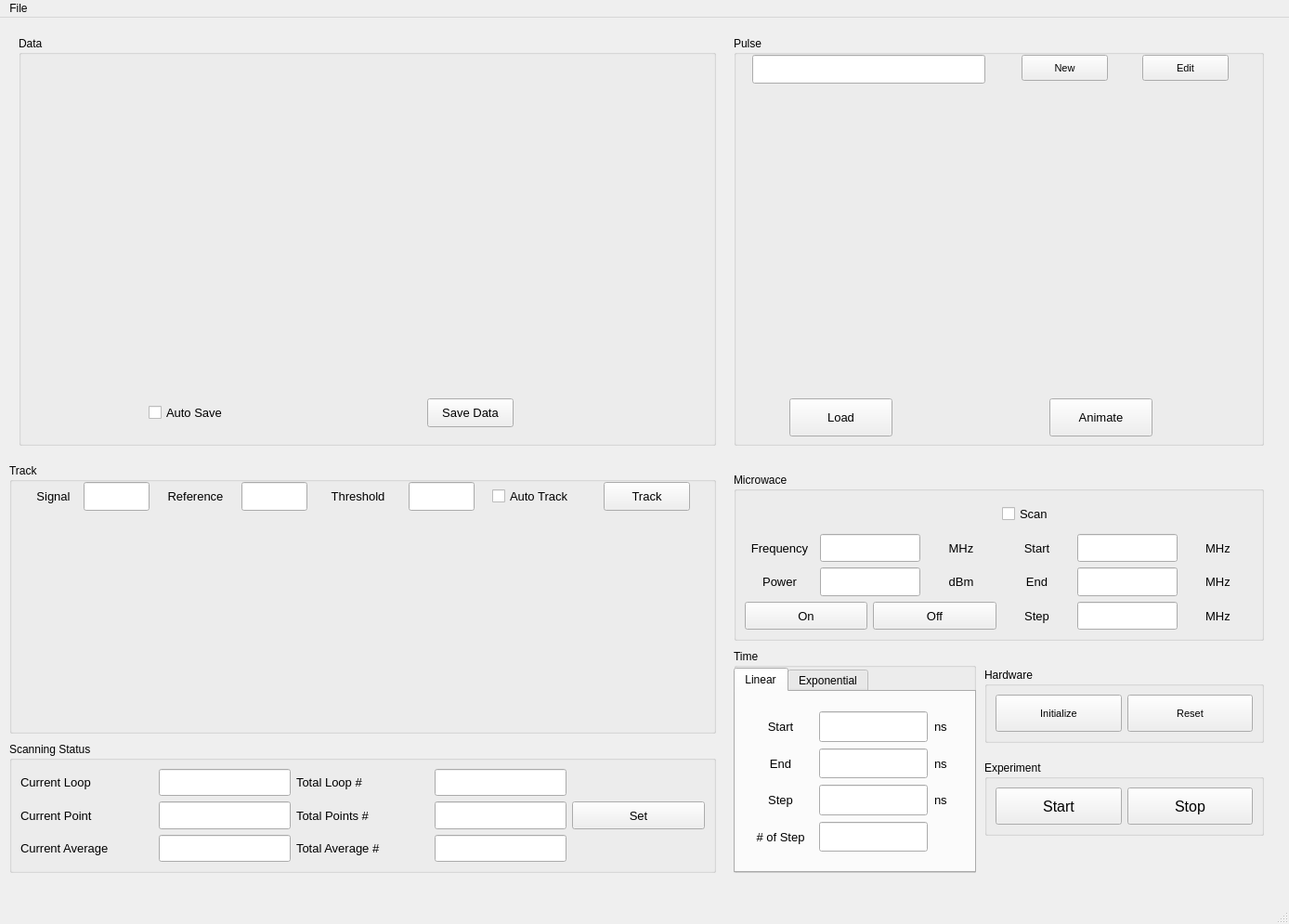
<?xml version="1.0" encoding="UTF-8"?>
<ui version="4.0">
 <class>MainWindow</class>
 <widget class="QMainWindow" name="MainWindow">
  <property name="geometry">
   <rect>
    <x>0</x>
    <y>0</y>
    <width>1388</width>
    <height>995</height>
   </rect>
  </property>
  <property name="sizePolicy">
   <sizepolicy hsizetype="Expanding" vsizetype="Expanding">
    <horstretch>0</horstretch>
    <verstretch>0</verstretch>
   </sizepolicy>
  </property>
  <property name="windowTitle">
   <string>MainWindow</string>
  </property>
  <widget class="QWidget" name="centralwidget">
   <widget class="QGroupBox" name="DataGroup">
    <property name="enabled">
     <bool>true</bool>
    </property>
    <property name="geometry">
     <rect>
      <x>20</x>
      <y>20</y>
      <width>751</width>
      <height>441</height>
     </rect>
    </property>
    <property name="sizePolicy">
     <sizepolicy hsizetype="Expanding" vsizetype="Expanding">
      <horstretch>0</horstretch>
      <verstretch>0</verstretch>
     </sizepolicy>
    </property>
    <property name="mouseTracking">
     <bool>false</bool>
    </property>
    <property name="title">
     <string>Data</string>
    </property>
    <property name="checkable">
     <bool>false</bool>
    </property>
    <widget class="QWidget" name="widgetScanData" native="true">
     <property name="geometry">
      <rect>
       <x>19</x>
       <y>29</y>
       <width>701</width>
       <height>351</height>
      </rect>
     </property>
     <property name="sizePolicy">
      <sizepolicy hsizetype="Expanding" vsizetype="Expanding">
       <horstretch>0</horstretch>
       <verstretch>0</verstretch>
      </sizepolicy>
     </property>
    </widget>
    <widget class="QPushButton" name="pbSaveData">
     <property name="geometry">
      <rect>
       <x>440</x>
       <y>390</y>
       <width>93</width>
       <height>31</height>
      </rect>
     </property>
     <property name="sizePolicy">
      <sizepolicy hsizetype="Expanding" vsizetype="Expanding">
       <horstretch>0</horstretch>
       <verstretch>0</verstretch>
      </sizepolicy>
     </property>
     <property name="font">
      <font>
       <pointsize>10</pointsize>
      </font>
     </property>
     <property name="text">
      <string>Save Data</string>
     </property>
    </widget>
    <widget class="QCheckBox" name="checkBoxAutoSave">
     <property name="geometry">
      <rect>
       <x>140</x>
       <y>390</y>
       <width>111</width>
       <height>31</height>
      </rect>
     </property>
     <property name="sizePolicy">
      <sizepolicy hsizetype="Expanding" vsizetype="Expanding">
       <horstretch>0</horstretch>
       <verstretch>0</verstretch>
      </sizepolicy>
     </property>
     <property name="font">
      <font>
       <pointsize>10</pointsize>
      </font>
     </property>
     <property name="text">
      <string>Auto Save</string>
     </property>
    </widget>
   </widget>
   <widget class="QGroupBox" name="TrackingGroup">
    <property name="geometry">
     <rect>
      <x>10</x>
      <y>480</y>
      <width>761</width>
      <height>291</height>
     </rect>
    </property>
    <property name="sizePolicy">
     <sizepolicy hsizetype="Expanding" vsizetype="Expanding">
      <horstretch>0</horstretch>
      <verstretch>0</verstretch>
     </sizepolicy>
    </property>
    <property name="title">
     <string>Track</string>
    </property>
    <widget class="QPushButton" name="pbTrack">
     <property name="geometry">
      <rect>
       <x>640</x>
       <y>20</y>
       <width>93</width>
       <height>31</height>
      </rect>
     </property>
     <property name="sizePolicy">
      <sizepolicy hsizetype="Expanding" vsizetype="Expanding">
       <horstretch>0</horstretch>
       <verstretch>0</verstretch>
      </sizepolicy>
     </property>
     <property name="font">
      <font>
       <pointsize>10</pointsize>
      </font>
     </property>
     <property name="text">
      <string>Track</string>
     </property>
    </widget>
    <widget class="QCheckBox" name="checkBoxAutoTrack">
     <property name="geometry">
      <rect>
       <x>520</x>
       <y>20</y>
       <width>111</width>
       <height>31</height>
      </rect>
     </property>
     <property name="sizePolicy">
      <sizepolicy hsizetype="Expanding" vsizetype="Expanding">
       <horstretch>0</horstretch>
       <verstretch>0</verstretch>
      </sizepolicy>
     </property>
     <property name="font">
      <font>
       <pointsize>10</pointsize>
       <weight>50</weight>
       <italic>false</italic>
       <bold>false</bold>
      </font>
     </property>
     <property name="autoFillBackground">
      <bool>false</bool>
     </property>
     <property name="text">
      <string>Auto Track</string>
     </property>
    </widget>
    <widget class="QLabel" name="label_15">
     <property name="geometry">
      <rect>
       <x>20</x>
       <y>20</y>
       <width>55</width>
       <height>31</height>
      </rect>
     </property>
     <property name="sizePolicy">
      <sizepolicy hsizetype="Expanding" vsizetype="Expanding">
       <horstretch>0</horstretch>
       <verstretch>0</verstretch>
      </sizepolicy>
     </property>
     <property name="font">
      <font>
       <pointsize>10</pointsize>
      </font>
     </property>
     <property name="text">
      <string>Signal</string>
     </property>
     <property name="alignment">
      <set>Qt::AlignCenter</set>
     </property>
    </widget>
    <widget class="QLabel" name="label_16">
     <property name="geometry">
      <rect>
       <x>160</x>
       <y>20</y>
       <width>81</width>
       <height>31</height>
      </rect>
     </property>
     <property name="sizePolicy">
      <sizepolicy hsizetype="Expanding" vsizetype="Expanding">
       <horstretch>0</horstretch>
       <verstretch>0</verstretch>
      </sizepolicy>
     </property>
     <property name="font">
      <font>
       <pointsize>10</pointsize>
      </font>
     </property>
     <property name="text">
      <string>Reference</string>
     </property>
     <property name="alignment">
      <set>Qt::AlignCenter</set>
     </property>
    </widget>
    <widget class="QLabel" name="label_17">
     <property name="geometry">
      <rect>
       <x>340</x>
       <y>20</y>
       <width>71</width>
       <height>31</height>
      </rect>
     </property>
     <property name="sizePolicy">
      <sizepolicy hsizetype="Expanding" vsizetype="Expanding">
       <horstretch>0</horstretch>
       <verstretch>0</verstretch>
      </sizepolicy>
     </property>
     <property name="font">
      <font>
       <pointsize>10</pointsize>
      </font>
     </property>
     <property name="text">
      <string>Threshold</string>
     </property>
     <property name="alignment">
      <set>Qt::AlignCenter</set>
     </property>
    </widget>
    <widget class="QLineEdit" name="leTrackingSignal">
     <property name="enabled">
      <bool>true</bool>
     </property>
     <property name="geometry">
      <rect>
       <x>80</x>
       <y>20</y>
       <width>71</width>
       <height>31</height>
      </rect>
     </property>
     <property name="sizePolicy">
      <sizepolicy hsizetype="Expanding" vsizetype="Expanding">
       <horstretch>0</horstretch>
       <verstretch>0</verstretch>
      </sizepolicy>
     </property>
     <property name="font">
      <font>
       <pointsize>10</pointsize>
      </font>
     </property>
     <property name="acceptDrops">
      <bool>true</bool>
     </property>
     <property name="frame">
      <bool>true</bool>
     </property>
    </widget>
    <widget class="QWidget" name="widgetTrackingPlot" native="true">
     <property name="geometry">
      <rect>
       <x>10</x>
       <y>60</y>
       <width>741</width>
       <height>221</height>
      </rect>
     </property>
     <property name="sizePolicy">
      <sizepolicy hsizetype="Expanding" vsizetype="Expanding">
       <horstretch>0</horstretch>
       <verstretch>0</verstretch>
      </sizepolicy>
     </property>
    </widget>
    <widget class="QLineEdit" name="leTrackingReference">
     <property name="enabled">
      <bool>true</bool>
     </property>
     <property name="geometry">
      <rect>
       <x>250</x>
       <y>20</y>
       <width>71</width>
       <height>31</height>
      </rect>
     </property>
     <property name="sizePolicy">
      <sizepolicy hsizetype="Expanding" vsizetype="Expanding">
       <horstretch>0</horstretch>
       <verstretch>0</verstretch>
      </sizepolicy>
     </property>
     <property name="font">
      <font>
       <pointsize>10</pointsize>
      </font>
     </property>
     <property name="acceptDrops">
      <bool>true</bool>
     </property>
     <property name="frame">
      <bool>true</bool>
     </property>
    </widget>
    <widget class="QLineEdit" name="leTrackingThreshold">
     <property name="enabled">
      <bool>true</bool>
     </property>
     <property name="geometry">
      <rect>
       <x>430</x>
       <y>20</y>
       <width>71</width>
       <height>31</height>
      </rect>
     </property>
     <property name="sizePolicy">
      <sizepolicy hsizetype="Expanding" vsizetype="Expanding">
       <horstretch>0</horstretch>
       <verstretch>0</verstretch>
      </sizepolicy>
     </property>
     <property name="font">
      <font>
       <pointsize>10</pointsize>
      </font>
     </property>
     <property name="acceptDrops">
      <bool>true</bool>
     </property>
     <property name="frame">
      <bool>true</bool>
     </property>
    </widget>
   </widget>
   <widget class="QGroupBox" name="PulseGroup">
    <property name="geometry">
     <rect>
      <x>790</x>
      <y>20</y>
      <width>571</width>
      <height>441</height>
     </rect>
    </property>
    <property name="sizePolicy">
     <sizepolicy hsizetype="Expanding" vsizetype="Expanding">
      <horstretch>0</horstretch>
      <verstretch>0</verstretch>
     </sizepolicy>
    </property>
    <property name="title">
     <string>Pulse</string>
    </property>
    <widget class="QWidget" name="widgetPulseSeqDisplay" native="true">
     <property name="geometry">
      <rect>
       <x>10</x>
       <y>60</y>
       <width>541</width>
       <height>321</height>
      </rect>
     </property>
     <property name="sizePolicy">
      <sizepolicy hsizetype="Expanding" vsizetype="Expanding">
       <horstretch>0</horstretch>
       <verstretch>0</verstretch>
      </sizepolicy>
     </property>
    </widget>
    <widget class="QPushButton" name="pbNewPulseSeq">
     <property name="geometry">
      <rect>
       <x>310</x>
       <y>20</y>
       <width>93</width>
       <height>28</height>
      </rect>
     </property>
     <property name="sizePolicy">
      <sizepolicy hsizetype="Expanding" vsizetype="Expanding">
       <horstretch>0</horstretch>
       <verstretch>0</verstretch>
      </sizepolicy>
     </property>
     <property name="font">
      <font>
       <pointsize>8</pointsize>
      </font>
     </property>
     <property name="text">
      <string>New</string>
     </property>
    </widget>
    <widget class="QPushButton" name="pbLoadPulseSeq">
     <property name="geometry">
      <rect>
       <x>60</x>
       <y>390</y>
       <width>111</width>
       <height>41</height>
      </rect>
     </property>
     <property name="sizePolicy">
      <sizepolicy hsizetype="Expanding" vsizetype="Expanding">
       <horstretch>0</horstretch>
       <verstretch>0</verstretch>
      </sizepolicy>
     </property>
     <property name="font">
      <font>
       <pointsize>10</pointsize>
      </font>
     </property>
     <property name="text">
      <string>Load</string>
     </property>
    </widget>
    <widget class="QPushButton" name="pbEditPulseSeq">
     <property name="geometry">
      <rect>
       <x>440</x>
       <y>20</y>
       <width>93</width>
       <height>28</height>
      </rect>
     </property>
     <property name="sizePolicy">
      <sizepolicy hsizetype="Expanding" vsizetype="Expanding">
       <horstretch>0</horstretch>
       <verstretch>0</verstretch>
      </sizepolicy>
     </property>
     <property name="font">
      <font>
       <pointsize>8</pointsize>
      </font>
     </property>
     <property name="text">
      <string>Edit</string>
     </property>
    </widget>
    <widget class="QPushButton" name="pbAnimateSeq">
     <property name="geometry">
      <rect>
       <x>340</x>
       <y>390</y>
       <width>111</width>
       <height>41</height>
      </rect>
     </property>
     <property name="sizePolicy">
      <sizepolicy hsizetype="Expanding" vsizetype="Expanding">
       <horstretch>0</horstretch>
       <verstretch>0</verstretch>
      </sizepolicy>
     </property>
     <property name="font">
      <font>
       <pointsize>10</pointsize>
      </font>
     </property>
     <property name="text">
      <string>Animate</string>
     </property>
    </widget>
    <widget class="QLineEdit" name="lePulseSeqName">
     <property name="geometry">
      <rect>
       <x>20</x>
       <y>20</y>
       <width>251</width>
       <height>31</height>
      </rect>
     </property>
     <property name="sizePolicy">
      <sizepolicy hsizetype="Expanding" vsizetype="Expanding">
       <horstretch>0</horstretch>
       <verstretch>0</verstretch>
      </sizepolicy>
     </property>
    </widget>
   </widget>
   <widget class="QGroupBox" name="MicrowaveGroup">
    <property name="geometry">
     <rect>
      <x>790</x>
      <y>490</y>
      <width>571</width>
      <height>181</height>
     </rect>
    </property>
    <property name="sizePolicy">
     <sizepolicy hsizetype="Expanding" vsizetype="Expanding">
      <horstretch>0</horstretch>
      <verstretch>0</verstretch>
     </sizepolicy>
    </property>
    <property name="font">
     <font>
      <italic>false</italic>
     </font>
    </property>
    <property name="title">
     <string>Microwace</string>
    </property>
    <layout class="QGridLayout" name="gridLayout">
     <item row="0" column="4">
      <widget class="QCheckBox" name="checkBoxUseScan">
       <property name="sizePolicy">
        <sizepolicy hsizetype="Expanding" vsizetype="Expanding">
         <horstretch>0</horstretch>
         <verstretch>0</verstretch>
        </sizepolicy>
       </property>
       <property name="font">
        <font>
         <pointsize>10</pointsize>
         <weight>50</weight>
         <italic>false</italic>
         <bold>false</bold>
        </font>
       </property>
       <property name="autoFillBackground">
        <bool>false</bool>
       </property>
       <property name="text">
        <string>Scan</string>
       </property>
      </widget>
     </item>
     <item row="1" column="0">
      <widget class="QLabel" name="label_4">
       <property name="sizePolicy">
        <sizepolicy hsizetype="Expanding" vsizetype="Expanding">
         <horstretch>0</horstretch>
         <verstretch>0</verstretch>
        </sizepolicy>
       </property>
       <property name="font">
        <font>
         <pointsize>10</pointsize>
         <italic>false</italic>
        </font>
       </property>
       <property name="text">
        <string>Frequency</string>
       </property>
       <property name="alignment">
        <set>Qt::AlignCenter</set>
       </property>
      </widget>
     </item>
     <item row="1" column="1" colspan="2">
      <widget class="QLineEdit" name="leFixedFreqSetting">
       <property name="sizePolicy">
        <sizepolicy hsizetype="Expanding" vsizetype="Expanding">
         <horstretch>0</horstretch>
         <verstretch>0</verstretch>
        </sizepolicy>
       </property>
      </widget>
     </item>
     <item row="1" column="3">
      <widget class="QLabel" name="label_9">
       <property name="sizePolicy">
        <sizepolicy hsizetype="Expanding" vsizetype="Expanding">
         <horstretch>0</horstretch>
         <verstretch>0</verstretch>
        </sizepolicy>
       </property>
       <property name="font">
        <font>
         <pointsize>10</pointsize>
         <italic>false</italic>
        </font>
       </property>
       <property name="text">
        <string>MHz</string>
       </property>
       <property name="alignment">
        <set>Qt::AlignCenter</set>
       </property>
      </widget>
     </item>
     <item row="1" column="4">
      <widget class="QLabel" name="label">
       <property name="sizePolicy">
        <sizepolicy hsizetype="Expanding" vsizetype="Expanding">
         <horstretch>0</horstretch>
         <verstretch>0</verstretch>
        </sizepolicy>
       </property>
       <property name="font">
        <font>
         <pointsize>10</pointsize>
         <italic>false</italic>
        </font>
       </property>
       <property name="text">
        <string>Start</string>
       </property>
       <property name="alignment">
        <set>Qt::AlignCenter</set>
       </property>
      </widget>
     </item>
     <item row="1" column="5">
      <widget class="QLineEdit" name="leStartFreqSetting">
       <property name="sizePolicy">
        <sizepolicy hsizetype="Expanding" vsizetype="Expanding">
         <horstretch>0</horstretch>
         <verstretch>0</verstretch>
        </sizepolicy>
       </property>
      </widget>
     </item>
     <item row="1" column="6">
      <widget class="QLabel" name="label_6">
       <property name="sizePolicy">
        <sizepolicy hsizetype="Expanding" vsizetype="Expanding">
         <horstretch>0</horstretch>
         <verstretch>0</verstretch>
        </sizepolicy>
       </property>
       <property name="font">
        <font>
         <pointsize>10</pointsize>
         <italic>false</italic>
        </font>
       </property>
       <property name="text">
        <string>MHz</string>
       </property>
       <property name="alignment">
        <set>Qt::AlignCenter</set>
       </property>
      </widget>
     </item>
     <item row="2" column="0">
      <widget class="QLabel" name="label_5">
       <property name="sizePolicy">
        <sizepolicy hsizetype="Expanding" vsizetype="Expanding">
         <horstretch>0</horstretch>
         <verstretch>0</verstretch>
        </sizepolicy>
       </property>
       <property name="font">
        <font>
         <pointsize>10</pointsize>
         <italic>false</italic>
        </font>
       </property>
       <property name="text">
        <string>Power</string>
       </property>
       <property name="alignment">
        <set>Qt::AlignCenter</set>
       </property>
      </widget>
     </item>
     <item row="2" column="1" colspan="2">
      <widget class="QLineEdit" name="leMWPowerSetting">
       <property name="sizePolicy">
        <sizepolicy hsizetype="Expanding" vsizetype="Expanding">
         <horstretch>0</horstretch>
         <verstretch>0</verstretch>
        </sizepolicy>
       </property>
      </widget>
     </item>
     <item row="2" column="3">
      <widget class="QLabel" name="label_10">
       <property name="sizePolicy">
        <sizepolicy hsizetype="Expanding" vsizetype="Expanding">
         <horstretch>0</horstretch>
         <verstretch>0</verstretch>
        </sizepolicy>
       </property>
       <property name="font">
        <font>
         <pointsize>10</pointsize>
         <italic>false</italic>
        </font>
       </property>
       <property name="text">
        <string>dBm</string>
       </property>
       <property name="alignment">
        <set>Qt::AlignCenter</set>
       </property>
      </widget>
     </item>
     <item row="2" column="4">
      <widget class="QLabel" name="label_2">
       <property name="sizePolicy">
        <sizepolicy hsizetype="Expanding" vsizetype="Expanding">
         <horstretch>0</horstretch>
         <verstretch>0</verstretch>
        </sizepolicy>
       </property>
       <property name="font">
        <font>
         <pointsize>10</pointsize>
         <italic>false</italic>
        </font>
       </property>
       <property name="text">
        <string>End</string>
       </property>
       <property name="alignment">
        <set>Qt::AlignCenter</set>
       </property>
      </widget>
     </item>
     <item row="2" column="5">
      <widget class="QLineEdit" name="leEndFreqSetting">
       <property name="sizePolicy">
        <sizepolicy hsizetype="Expanding" vsizetype="Expanding">
         <horstretch>0</horstretch>
         <verstretch>0</verstretch>
        </sizepolicy>
       </property>
      </widget>
     </item>
     <item row="3" column="0" colspan="2">
      <widget class="QPushButton" name="pbMWPowerOn">
       <property name="sizePolicy">
        <sizepolicy hsizetype="Expanding" vsizetype="Expanding">
         <horstretch>0</horstretch>
         <verstretch>0</verstretch>
        </sizepolicy>
       </property>
       <property name="font">
        <font>
         <pointsize>10</pointsize>
         <italic>false</italic>
        </font>
       </property>
       <property name="text">
        <string>On</string>
       </property>
      </widget>
     </item>
     <item row="3" column="2" colspan="2">
      <widget class="QPushButton" name="pbMWPowerOff">
       <property name="sizePolicy">
        <sizepolicy hsizetype="Expanding" vsizetype="Expanding">
         <horstretch>0</horstretch>
         <verstretch>0</verstretch>
        </sizepolicy>
       </property>
       <property name="font">
        <font>
         <pointsize>10</pointsize>
         <italic>false</italic>
        </font>
       </property>
       <property name="text">
        <string>Off</string>
       </property>
      </widget>
     </item>
     <item row="3" column="4">
      <widget class="QLabel" name="label_3">
       <property name="sizePolicy">
        <sizepolicy hsizetype="Expanding" vsizetype="Expanding">
         <horstretch>0</horstretch>
         <verstretch>0</verstretch>
        </sizepolicy>
       </property>
       <property name="font">
        <font>
         <pointsize>10</pointsize>
         <italic>false</italic>
        </font>
       </property>
       <property name="text">
        <string>Step</string>
       </property>
       <property name="alignment">
        <set>Qt::AlignCenter</set>
       </property>
      </widget>
     </item>
     <item row="3" column="5">
      <widget class="QLineEdit" name="leStepSetting">
       <property name="sizePolicy">
        <sizepolicy hsizetype="Expanding" vsizetype="Expanding">
         <horstretch>0</horstretch>
         <verstretch>0</verstretch>
        </sizepolicy>
       </property>
      </widget>
     </item>
     <item row="3" column="6">
      <widget class="QLabel" name="label_8">
       <property name="sizePolicy">
        <sizepolicy hsizetype="Expanding" vsizetype="Expanding">
         <horstretch>0</horstretch>
         <verstretch>0</verstretch>
        </sizepolicy>
       </property>
       <property name="font">
        <font>
         <pointsize>10</pointsize>
         <italic>false</italic>
        </font>
       </property>
       <property name="text">
        <string>MHz</string>
       </property>
       <property name="alignment">
        <set>Qt::AlignCenter</set>
       </property>
      </widget>
     </item>
     <item row="2" column="6">
      <widget class="QLabel" name="label_7">
       <property name="sizePolicy">
        <sizepolicy hsizetype="Expanding" vsizetype="Expanding">
         <horstretch>0</horstretch>
         <verstretch>0</verstretch>
        </sizepolicy>
       </property>
       <property name="font">
        <font>
         <pointsize>10</pointsize>
         <italic>false</italic>
        </font>
       </property>
       <property name="text">
        <string>MHz</string>
       </property>
       <property name="alignment">
        <set>Qt::AlignCenter</set>
       </property>
      </widget>
     </item>
    </layout>
   </widget>
   <widget class="QGroupBox" name="ExperimentGroup">
    <property name="geometry">
     <rect>
      <x>1060</x>
      <y>800</y>
      <width>301</width>
      <height>81</height>
     </rect>
    </property>
    <property name="sizePolicy">
     <sizepolicy hsizetype="Expanding" vsizetype="Expanding">
      <horstretch>0</horstretch>
      <verstretch>0</verstretch>
     </sizepolicy>
    </property>
    <property name="title">
     <string>Experiment</string>
    </property>
    <layout class="QGridLayout" name="gridLayout_4">
     <item row="0" column="0">
      <widget class="QPushButton" name="pbExpStart">
       <property name="sizePolicy">
        <sizepolicy hsizetype="Expanding" vsizetype="Expanding">
         <horstretch>0</horstretch>
         <verstretch>0</verstretch>
        </sizepolicy>
       </property>
       <property name="font">
        <font>
         <pointsize>12</pointsize>
        </font>
       </property>
       <property name="text">
        <string>Start</string>
       </property>
      </widget>
     </item>
     <item row="0" column="1">
      <widget class="QPushButton" name="pbExpStop">
       <property name="sizePolicy">
        <sizepolicy hsizetype="Expanding" vsizetype="Expanding">
         <horstretch>0</horstretch>
         <verstretch>0</verstretch>
        </sizepolicy>
       </property>
       <property name="font">
        <font>
         <pointsize>12</pointsize>
        </font>
       </property>
       <property name="text">
        <string>Stop</string>
       </property>
      </widget>
     </item>
    </layout>
   </widget>
   <widget class="QGroupBox" name="HardwareGroup">
    <property name="geometry">
     <rect>
      <x>1060</x>
      <y>700</y>
      <width>301</width>
      <height>81</height>
     </rect>
    </property>
    <property name="sizePolicy">
     <sizepolicy hsizetype="Expanding" vsizetype="Expanding">
      <horstretch>0</horstretch>
      <verstretch>0</verstretch>
     </sizepolicy>
    </property>
    <property name="title">
     <string>Hardware</string>
    </property>
    <layout class="QGridLayout" name="gridLayout_3">
     <item row="0" column="0">
      <widget class="QPushButton" name="pbInit">
       <property name="sizePolicy">
        <sizepolicy hsizetype="Expanding" vsizetype="Expanding">
         <horstretch>0</horstretch>
         <verstretch>0</verstretch>
        </sizepolicy>
       </property>
       <property name="font">
        <font>
         <pointsize>8</pointsize>
        </font>
       </property>
       <property name="text">
        <string>Initialize</string>
       </property>
      </widget>
     </item>
     <item row="0" column="1">
      <widget class="QPushButton" name="pbReset">
       <property name="sizePolicy">
        <sizepolicy hsizetype="Expanding" vsizetype="Expanding">
         <horstretch>0</horstretch>
         <verstretch>0</verstretch>
        </sizepolicy>
       </property>
       <property name="font">
        <font>
         <pointsize>8</pointsize>
        </font>
       </property>
       <property name="text">
        <string>Reset</string>
       </property>
      </widget>
     </item>
    </layout>
   </widget>
   <widget class="QGroupBox" name="ScanningStatus">
    <property name="geometry">
     <rect>
      <x>10</x>
      <y>780</y>
      <width>761</width>
      <height>141</height>
     </rect>
    </property>
    <property name="sizePolicy">
     <sizepolicy hsizetype="Expanding" vsizetype="Expanding">
      <horstretch>0</horstretch>
      <verstretch>0</verstretch>
     </sizepolicy>
    </property>
    <property name="title">
     <string>Scanning Status</string>
    </property>
    <layout class="QGridLayout" name="gridLayout_5">
     <item row="0" column="0">
      <widget class="QLabel" name="label_19">
       <property name="sizePolicy">
        <sizepolicy hsizetype="Expanding" vsizetype="Expanding">
         <horstretch>0</horstretch>
         <verstretch>0</verstretch>
        </sizepolicy>
       </property>
       <property name="font">
        <font>
         <pointsize>10</pointsize>
        </font>
       </property>
       <property name="text">
        <string>Current Loop</string>
       </property>
      </widget>
     </item>
     <item row="0" column="1">
      <widget class="QLineEdit" name="leCurrentLoopNum">
       <property name="sizePolicy">
        <sizepolicy hsizetype="Expanding" vsizetype="Expanding">
         <horstretch>0</horstretch>
         <verstretch>0</verstretch>
        </sizepolicy>
       </property>
      </widget>
     </item>
     <item row="0" column="2">
      <widget class="QLabel" name="label_18">
       <property name="sizePolicy">
        <sizepolicy hsizetype="Expanding" vsizetype="Expanding">
         <horstretch>0</horstretch>
         <verstretch>0</verstretch>
        </sizepolicy>
       </property>
       <property name="font">
        <font>
         <pointsize>10</pointsize>
        </font>
       </property>
       <property name="text">
        <string>Total Loop #</string>
       </property>
      </widget>
     </item>
     <item row="0" column="3">
      <widget class="QLineEdit" name="leTotalLoopNum">
       <property name="sizePolicy">
        <sizepolicy hsizetype="Expanding" vsizetype="Expanding">
         <horstretch>0</horstretch>
         <verstretch>0</verstretch>
        </sizepolicy>
       </property>
      </widget>
     </item>
     <item row="1" column="0">
      <widget class="QLabel" name="label_20">
       <property name="sizePolicy">
        <sizepolicy hsizetype="Expanding" vsizetype="Expanding">
         <horstretch>0</horstretch>
         <verstretch>0</verstretch>
        </sizepolicy>
       </property>
       <property name="font">
        <font>
         <pointsize>10</pointsize>
        </font>
       </property>
       <property name="text">
        <string>Current Point</string>
       </property>
      </widget>
     </item>
     <item row="1" column="1">
      <widget class="QLineEdit" name="leCurrentPointNum">
       <property name="sizePolicy">
        <sizepolicy hsizetype="Expanding" vsizetype="Expanding">
         <horstretch>0</horstretch>
         <verstretch>0</verstretch>
        </sizepolicy>
       </property>
      </widget>
     </item>
     <item row="1" column="2">
      <widget class="QLabel" name="label_21">
       <property name="sizePolicy">
        <sizepolicy hsizetype="Expanding" vsizetype="Expanding">
         <horstretch>0</horstretch>
         <verstretch>0</verstretch>
        </sizepolicy>
       </property>
       <property name="font">
        <font>
         <pointsize>10</pointsize>
        </font>
       </property>
       <property name="text">
        <string>Total Points #</string>
       </property>
      </widget>
     </item>
     <item row="1" column="3">
      <widget class="QLineEdit" name="leTotalPointNum">
       <property name="sizePolicy">
        <sizepolicy hsizetype="Expanding" vsizetype="Expanding">
         <horstretch>0</horstretch>
         <verstretch>0</verstretch>
        </sizepolicy>
       </property>
      </widget>
     </item>
     <item row="1" column="4">
      <widget class="QPushButton" name="pbSetScanningStatus">
       <property name="sizePolicy">
        <sizepolicy hsizetype="Expanding" vsizetype="Expanding">
         <horstretch>0</horstretch>
         <verstretch>0</verstretch>
        </sizepolicy>
       </property>
       <property name="font">
        <font>
         <pointsize>10</pointsize>
        </font>
       </property>
       <property name="text">
        <string>Set</string>
       </property>
      </widget>
     </item>
     <item row="2" column="0">
      <widget class="QLabel" name="label_22">
       <property name="sizePolicy">
        <sizepolicy hsizetype="Expanding" vsizetype="Expanding">
         <horstretch>0</horstretch>
         <verstretch>0</verstretch>
        </sizepolicy>
       </property>
       <property name="font">
        <font>
         <pointsize>10</pointsize>
        </font>
       </property>
       <property name="text">
        <string>Current Average</string>
       </property>
      </widget>
     </item>
     <item row="2" column="1">
      <widget class="QLineEdit" name="leCurrentAverageNum">
       <property name="sizePolicy">
        <sizepolicy hsizetype="Expanding" vsizetype="Expanding">
         <horstretch>0</horstretch>
         <verstretch>0</verstretch>
        </sizepolicy>
       </property>
      </widget>
     </item>
     <item row="2" column="2">
      <widget class="QLabel" name="label_23">
       <property name="sizePolicy">
        <sizepolicy hsizetype="Expanding" vsizetype="Expanding">
         <horstretch>0</horstretch>
         <verstretch>0</verstretch>
        </sizepolicy>
       </property>
       <property name="font">
        <font>
         <pointsize>10</pointsize>
        </font>
       </property>
       <property name="text">
        <string>Total Average #</string>
       </property>
      </widget>
     </item>
     <item row="2" column="3">
      <widget class="QLineEdit" name="leTotalAverageNum">
       <property name="sizePolicy">
        <sizepolicy hsizetype="Expanding" vsizetype="Expanding">
         <horstretch>0</horstretch>
         <verstretch>0</verstretch>
        </sizepolicy>
       </property>
      </widget>
     </item>
    </layout>
   </widget>
   <widget class="QGroupBox" name="groupBox">
    <property name="geometry">
     <rect>
      <x>790</x>
      <y>680</y>
      <width>261</width>
      <height>241</height>
     </rect>
    </property>
    <property name="title">
     <string>Time</string>
    </property>
    <widget class="QTabWidget" name="tabWidget">
     <property name="geometry">
      <rect>
       <x>0</x>
       <y>20</y>
       <width>261</width>
       <height>221</height>
      </rect>
     </property>
     <property name="currentIndex">
      <number>0</number>
     </property>
     <widget class="QWidget" name="tab_linear">
      <attribute name="title">
       <string>Linear</string>
      </attribute>
      <widget class="QLineEdit" name="leNumberOfStep">
       <property name="geometry">
        <rect>
         <x>90</x>
         <y>140</y>
         <width>117</width>
         <height>32</height>
        </rect>
       </property>
       <property name="sizePolicy">
        <sizepolicy hsizetype="Expanding" vsizetype="Expanding">
         <horstretch>0</horstretch>
         <verstretch>0</verstretch>
        </sizepolicy>
       </property>
      </widget>
      <widget class="QLabel" name="label_25">
       <property name="geometry">
        <rect>
         <x>214</x>
         <y>61</y>
         <width>17</width>
         <height>32</height>
        </rect>
       </property>
       <property name="sizePolicy">
        <sizepolicy hsizetype="Expanding" vsizetype="Expanding">
         <horstretch>0</horstretch>
         <verstretch>0</verstretch>
        </sizepolicy>
       </property>
       <property name="font">
        <font>
         <pointsize>10</pointsize>
        </font>
       </property>
       <property name="text">
        <string>ns</string>
       </property>
      </widget>
      <widget class="QLineEdit" name="leTimeStep">
       <property name="geometry">
        <rect>
         <x>90</x>
         <y>100</y>
         <width>117</width>
         <height>33</height>
        </rect>
       </property>
       <property name="sizePolicy">
        <sizepolicy hsizetype="Expanding" vsizetype="Expanding">
         <horstretch>0</horstretch>
         <verstretch>0</verstretch>
        </sizepolicy>
       </property>
      </widget>
      <widget class="QLabel" name="label_14">
       <property name="geometry">
        <rect>
         <x>14</x>
         <y>140</y>
         <width>69</width>
         <height>32</height>
        </rect>
       </property>
       <property name="sizePolicy">
        <sizepolicy hsizetype="Expanding" vsizetype="Expanding">
         <horstretch>0</horstretch>
         <verstretch>0</verstretch>
        </sizepolicy>
       </property>
       <property name="font">
        <font>
         <pointsize>10</pointsize>
         <italic>false</italic>
        </font>
       </property>
       <property name="text">
        <string># of Step</string>
       </property>
       <property name="alignment">
        <set>Qt::AlignCenter</set>
       </property>
      </widget>
      <widget class="QLabel" name="label_12">
       <property name="geometry">
        <rect>
         <x>14</x>
         <y>61</y>
         <width>69</width>
         <height>32</height>
        </rect>
       </property>
       <property name="sizePolicy">
        <sizepolicy hsizetype="Expanding" vsizetype="Expanding">
         <horstretch>0</horstretch>
         <verstretch>0</verstretch>
        </sizepolicy>
       </property>
       <property name="font">
        <font>
         <pointsize>10</pointsize>
         <italic>false</italic>
        </font>
       </property>
       <property name="text">
        <string>End</string>
       </property>
       <property name="alignment">
        <set>Qt::AlignCenter</set>
       </property>
      </widget>
      <widget class="QLabel" name="label_26">
       <property name="geometry">
        <rect>
         <x>214</x>
         <y>100</y>
         <width>17</width>
         <height>33</height>
        </rect>
       </property>
       <property name="sizePolicy">
        <sizepolicy hsizetype="Expanding" vsizetype="Expanding">
         <horstretch>0</horstretch>
         <verstretch>0</verstretch>
        </sizepolicy>
       </property>
       <property name="font">
        <font>
         <pointsize>10</pointsize>
        </font>
       </property>
       <property name="text">
        <string>ns</string>
       </property>
      </widget>
      <widget class="QLineEdit" name="leTimeStart">
       <property name="geometry">
        <rect>
         <x>90</x>
         <y>21</y>
         <width>117</width>
         <height>33</height>
        </rect>
       </property>
       <property name="sizePolicy">
        <sizepolicy hsizetype="Expanding" vsizetype="Expanding">
         <horstretch>0</horstretch>
         <verstretch>0</verstretch>
        </sizepolicy>
       </property>
      </widget>
      <widget class="QLabel" name="label_24">
       <property name="geometry">
        <rect>
         <x>214</x>
         <y>21</y>
         <width>17</width>
         <height>33</height>
        </rect>
       </property>
       <property name="sizePolicy">
        <sizepolicy hsizetype="Expanding" vsizetype="Expanding">
         <horstretch>0</horstretch>
         <verstretch>0</verstretch>
        </sizepolicy>
       </property>
       <property name="font">
        <font>
         <pointsize>10</pointsize>
        </font>
       </property>
       <property name="text">
        <string>ns</string>
       </property>
      </widget>
      <widget class="QLabel" name="label_13">
       <property name="geometry">
        <rect>
         <x>14</x>
         <y>100</y>
         <width>69</width>
         <height>33</height>
        </rect>
       </property>
       <property name="sizePolicy">
        <sizepolicy hsizetype="Expanding" vsizetype="Expanding">
         <horstretch>0</horstretch>
         <verstretch>0</verstretch>
        </sizepolicy>
       </property>
       <property name="font">
        <font>
         <pointsize>10</pointsize>
         <italic>false</italic>
        </font>
       </property>
       <property name="text">
        <string>Step</string>
       </property>
       <property name="alignment">
        <set>Qt::AlignCenter</set>
       </property>
      </widget>
      <widget class="QLineEdit" name="leTimeEnd">
       <property name="geometry">
        <rect>
         <x>90</x>
         <y>61</y>
         <width>117</width>
         <height>32</height>
        </rect>
       </property>
       <property name="sizePolicy">
        <sizepolicy hsizetype="Expanding" vsizetype="Expanding">
         <horstretch>0</horstretch>
         <verstretch>0</verstretch>
        </sizepolicy>
       </property>
      </widget>
      <widget class="QLabel" name="label_11">
       <property name="geometry">
        <rect>
         <x>14</x>
         <y>21</y>
         <width>69</width>
         <height>33</height>
        </rect>
       </property>
       <property name="sizePolicy">
        <sizepolicy hsizetype="Expanding" vsizetype="Expanding">
         <horstretch>0</horstretch>
         <verstretch>0</verstretch>
        </sizepolicy>
       </property>
       <property name="font">
        <font>
         <pointsize>10</pointsize>
         <italic>false</italic>
        </font>
       </property>
       <property name="text">
        <string>Start</string>
       </property>
       <property name="alignment">
        <set>Qt::AlignCenter</set>
       </property>
      </widget>
     </widget>
     <widget class="QWidget" name="tab_exp">
      <attribute name="title">
       <string>Exponential</string>
      </attribute>
      <widget class="QLabel" name="label_27">
       <property name="geometry">
        <rect>
         <x>224</x>
         <y>60</y>
         <width>17</width>
         <height>32</height>
        </rect>
       </property>
       <property name="sizePolicy">
        <sizepolicy hsizetype="Expanding" vsizetype="Expanding">
         <horstretch>0</horstretch>
         <verstretch>0</verstretch>
        </sizepolicy>
       </property>
       <property name="font">
        <font>
         <pointsize>10</pointsize>
        </font>
       </property>
       <property name="text">
        <string>ns</string>
       </property>
      </widget>
      <widget class="QLabel" name="label_28">
       <property name="geometry">
        <rect>
         <x>10</x>
         <y>100</y>
         <width>69</width>
         <height>32</height>
        </rect>
       </property>
       <property name="sizePolicy">
        <sizepolicy hsizetype="Expanding" vsizetype="Expanding">
         <horstretch>0</horstretch>
         <verstretch>0</verstretch>
        </sizepolicy>
       </property>
       <property name="font">
        <font>
         <pointsize>10</pointsize>
         <italic>false</italic>
        </font>
       </property>
       <property name="text">
        <string># of Step</string>
       </property>
       <property name="alignment">
        <set>Qt::AlignCenter</set>
       </property>
      </widget>
      <widget class="QLabel" name="label_29">
       <property name="geometry">
        <rect>
         <x>20</x>
         <y>60</y>
         <width>69</width>
         <height>32</height>
        </rect>
       </property>
       <property name="sizePolicy">
        <sizepolicy hsizetype="Expanding" vsizetype="Expanding">
         <horstretch>0</horstretch>
         <verstretch>0</verstretch>
        </sizepolicy>
       </property>
       <property name="font">
        <font>
         <pointsize>10</pointsize>
         <italic>false</italic>
        </font>
       </property>
       <property name="text">
        <string>End</string>
       </property>
       <property name="alignment">
        <set>Qt::AlignCenter</set>
       </property>
      </widget>
      <widget class="QLineEdit" name="leTimeStart_exp">
       <property name="geometry">
        <rect>
         <x>100</x>
         <y>20</y>
         <width>117</width>
         <height>33</height>
        </rect>
       </property>
       <property name="sizePolicy">
        <sizepolicy hsizetype="Expanding" vsizetype="Expanding">
         <horstretch>0</horstretch>
         <verstretch>0</verstretch>
        </sizepolicy>
       </property>
      </widget>
      <widget class="QLabel" name="label_30">
       <property name="geometry">
        <rect>
         <x>224</x>
         <y>20</y>
         <width>17</width>
         <height>33</height>
        </rect>
       </property>
       <property name="sizePolicy">
        <sizepolicy hsizetype="Expanding" vsizetype="Expanding">
         <horstretch>0</horstretch>
         <verstretch>0</verstretch>
        </sizepolicy>
       </property>
       <property name="font">
        <font>
         <pointsize>10</pointsize>
        </font>
       </property>
       <property name="text">
        <string>ns</string>
       </property>
      </widget>
      <widget class="QLineEdit" name="leNumberOfStep_exp">
       <property name="geometry">
        <rect>
         <x>100</x>
         <y>100</y>
         <width>117</width>
         <height>32</height>
        </rect>
       </property>
       <property name="sizePolicy">
        <sizepolicy hsizetype="Expanding" vsizetype="Expanding">
         <horstretch>0</horstretch>
         <verstretch>0</verstretch>
        </sizepolicy>
       </property>
      </widget>
      <widget class="QLineEdit" name="leTimeEnd_exp">
       <property name="geometry">
        <rect>
         <x>100</x>
         <y>60</y>
         <width>117</width>
         <height>32</height>
        </rect>
       </property>
       <property name="sizePolicy">
        <sizepolicy hsizetype="Expanding" vsizetype="Expanding">
         <horstretch>0</horstretch>
         <verstretch>0</verstretch>
        </sizepolicy>
       </property>
      </widget>
      <widget class="QLabel" name="label_31">
       <property name="geometry">
        <rect>
         <x>20</x>
         <y>20</y>
         <width>69</width>
         <height>33</height>
        </rect>
       </property>
       <property name="sizePolicy">
        <sizepolicy hsizetype="Expanding" vsizetype="Expanding">
         <horstretch>0</horstretch>
         <verstretch>0</verstretch>
        </sizepolicy>
       </property>
       <property name="font">
        <font>
         <pointsize>10</pointsize>
         <italic>false</italic>
        </font>
       </property>
       <property name="text">
        <string>Start</string>
       </property>
       <property name="alignment">
        <set>Qt::AlignCenter</set>
       </property>
      </widget>
     </widget>
    </widget>
   </widget>
  </widget>
  <widget class="QMenuBar" name="menubar">
   <property name="geometry">
    <rect>
     <x>0</x>
     <y>0</y>
     <width>1388</width>
     <height>26</height>
    </rect>
   </property>
   <widget class="QMenu" name="menuSettings">
    <property name="title">
     <string>File</string>
    </property>
    <widget class="QMenu" name="menuDefaults">
     <property name="title">
      <string>Defaults</string>
     </property>
     <addaction name="actionLoad_Defaults"/>
     <addaction name="actionSave_Defaults"/>
    </widget>
    <addaction name="actionSettings"/>
    <addaction name="menuDefaults"/>
   </widget>
   <addaction name="menuSettings"/>
  </widget>
  <widget class="QStatusBar" name="statusbar"/>
  <action name="actionSettings">
   <property name="text">
    <string>Settings</string>
   </property>
  </action>
  <action name="actionSave_Defaults">
   <property name="text">
    <string>Save Defaults</string>
   </property>
  </action>
  <action name="actionLoad_Defaults">
   <property name="text">
    <string>Load Defaults</string>
   </property>
  </action>
 </widget>
 <resources/>
 <connections/>
</ui>
